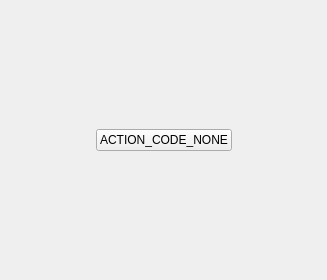
<?xml version="1.0" encoding="UTF-8"?>
<ui version="4.0">
 <class>CodeInputWidget</class>
 <widget class="QWidget" name="CodeInputWidget">
  <property name="geometry">
   <rect>
    <x>0</x>
    <y>0</y>
    <width>327</width>
    <height>280</height>
   </rect>
  </property>
  <property name="windowTitle">
   <string>Form</string>
  </property>
  <layout class="QVBoxLayout" name="verticalLayout">
   <property name="spacing">
    <number>30</number>
   </property>
   <property name="leftMargin">
    <number>0</number>
   </property>
   <property name="topMargin">
    <number>0</number>
   </property>
   <property name="rightMargin">
    <number>0</number>
   </property>
   <property name="bottomMargin">
    <number>0</number>
   </property>
   <item>
    <layout class="QGridLayout" name="code_layout">
     <property name="sizeConstraint">
      <enum>QLayout::SetDefaultConstraint</enum>
     </property>
     <property name="spacing">
      <number>30</number>
     </property>
    </layout>
   </item>
   <item>
    <layout class="QHBoxLayout" name="horizontalLayout">
     <property name="sizeConstraint">
      <enum>QLayout::SetDefaultConstraint</enum>
     </property>
     <item>
      <spacer name="horizontalSpacer">
       <property name="orientation">
        <enum>Qt::Horizontal</enum>
       </property>
       <property name="sizeHint" stdset="0">
        <size>
         <width>40</width>
         <height>20</height>
        </size>
       </property>
      </spacer>
     </item>
     <item>
      <widget class="QPushButton" name="button_none">
       <property name="minimumSize">
        <size>
         <width>0</width>
         <height>0</height>
        </size>
       </property>
       <property name="cursor">
        <cursorShape>PointingHandCursor</cursorShape>
       </property>
       <property name="text">
        <string>ACTION_CODE_NONE</string>
       </property>
      </widget>
     </item>
     <item>
      <spacer name="horizontalSpacer_2">
       <property name="orientation">
        <enum>Qt::Horizontal</enum>
       </property>
       <property name="sizeHint" stdset="0">
        <size>
         <width>40</width>
         <height>20</height>
        </size>
       </property>
      </spacer>
     </item>
    </layout>
   </item>
  </layout>
 </widget>
 <resources/>
 <connections/>
</ui>
